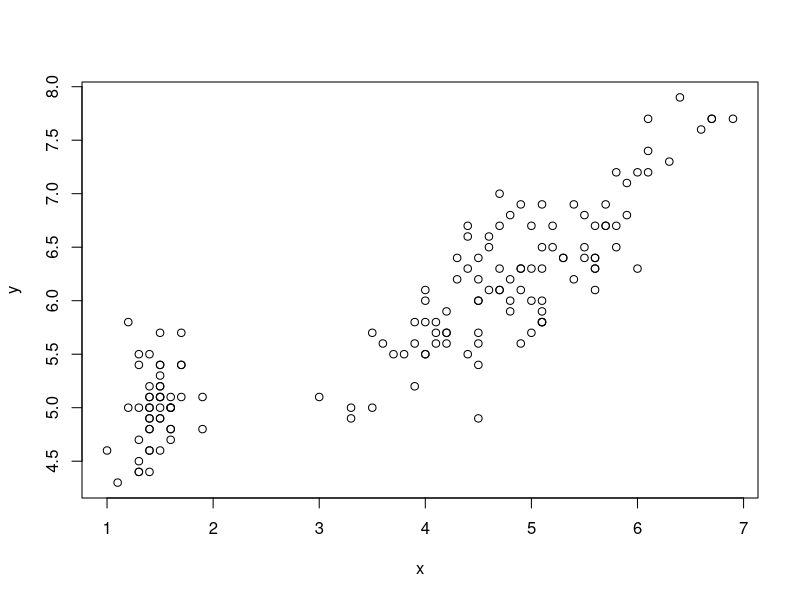
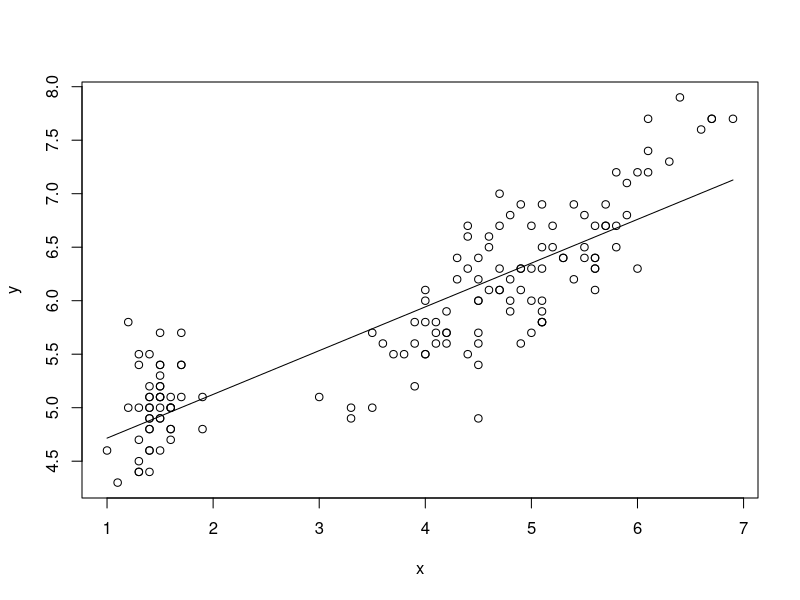
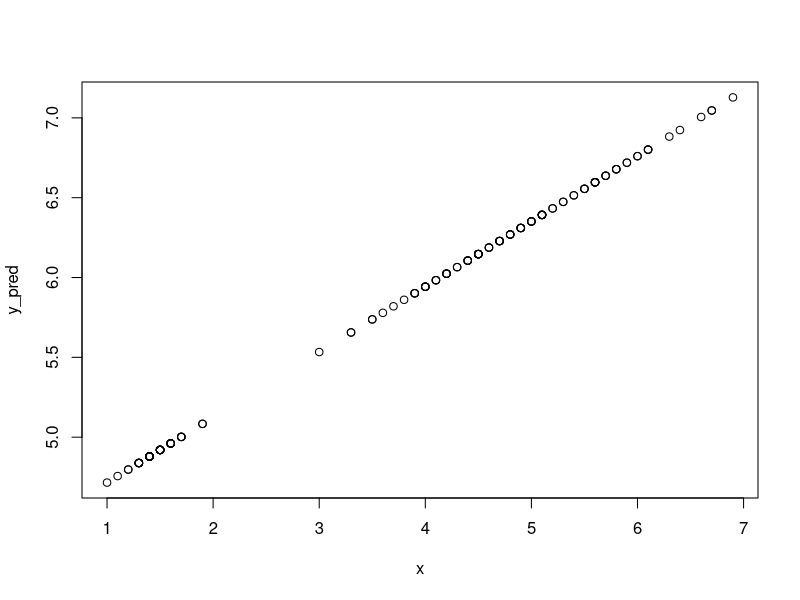

Generate these figures, in order, with R:
#Codigo para problema 2

mis_dades <- iris
mis_dades

x <- mis_dades$Petal.Length
x

y <- mis_dades$Sepal.Length
y

#Calcular la recta de regrsion per minims quadrats entre Sepal.Lenth i Petal.Lenth

plot(x,y)

#escribimos el codigo de la pendiente (m)

x_barra <- mean(x)
x_barra
y_barra <- mean(y)
y_barra

m <- sum((x-x_barra)*(y-y_barra))/sum((x-x_barra)^2)
m

b <- y_barra - m*x_barra
b
#prediccio de petal.length 1.5

m*1.5+b

#prediccion sobre mis observaciones

y_pred <- m*x+b

plot(x,y)
lines(x,y_pred)
plot(x,y_pred)

#calcula el coeficiente de determinació = R^2

R_sq <- sum((y_pred-y_barra)^2)/sum((y-y_barra)^2)
R_sq

##### Usando las funciones de R

#Te da la b y la m de la linea de regresion lineal

mod <- lm(y~x)
mod
summary(mod)


cor.test(x,y)

